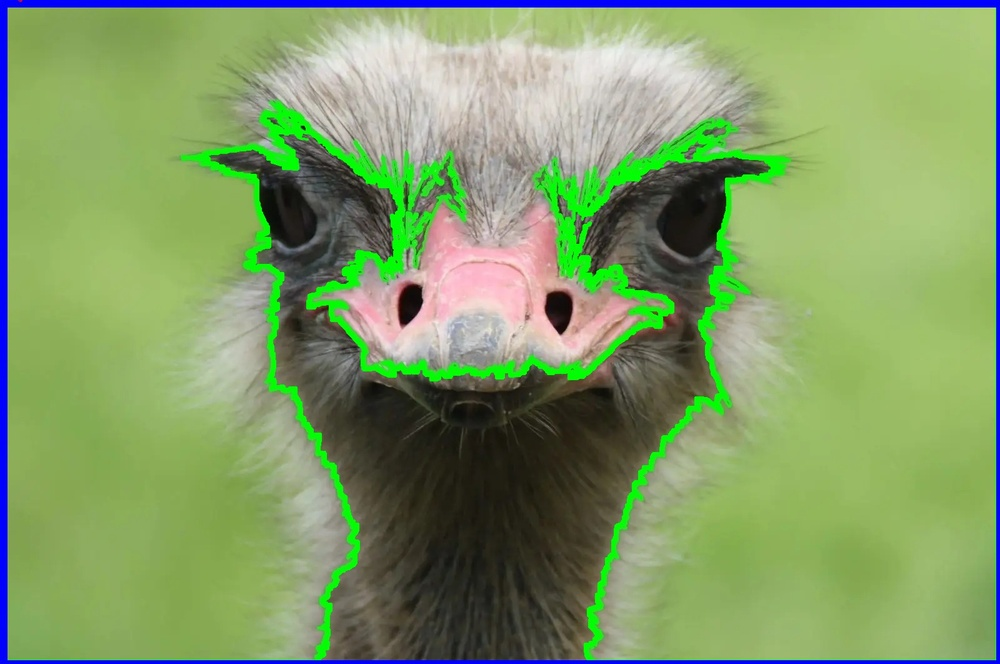
#> input picture avetruz.jpg, 1000 x 664 px, shrunk from 1600 x 1062 before the run
$ python p9-bordes-.py
#> lines starting #> are read from the running program, lines starting #| are printed output that depends on the picture; after the words box and inside, x2 and y2 are one past the last pixel; in counts of white or black regions, pixels touching at a corner belong together
# marco morquecho 1440
import cv2
import os

# 0. Crear la carpeta 'resultados' automáticamente si no existe
os.makedirs("resultados", exist_ok=True)

# =========================================================
# ===================== EJEMPLO 2 =========================
# =========================================================

# 1. Cargar imagen
imagen = cv2.imread("avetruz.jpg")
#> imagen is the input picture: shape (664, 1000, 3); mean B, G, R 102.7, 155.1, 128.8

# 2. Comprobar que la imagen cargó correctamente
if imagen is None:
    print("Error: no se pudo cargar la imagen 'avetruz.jpg'. Revisa que esté en la raíz del proyecto.")
    exit()

# 3. Convertir la imagen a escala de grises
gris = cv2.cvtColor(imagen, cv2.COLOR_BGR2GRAY)
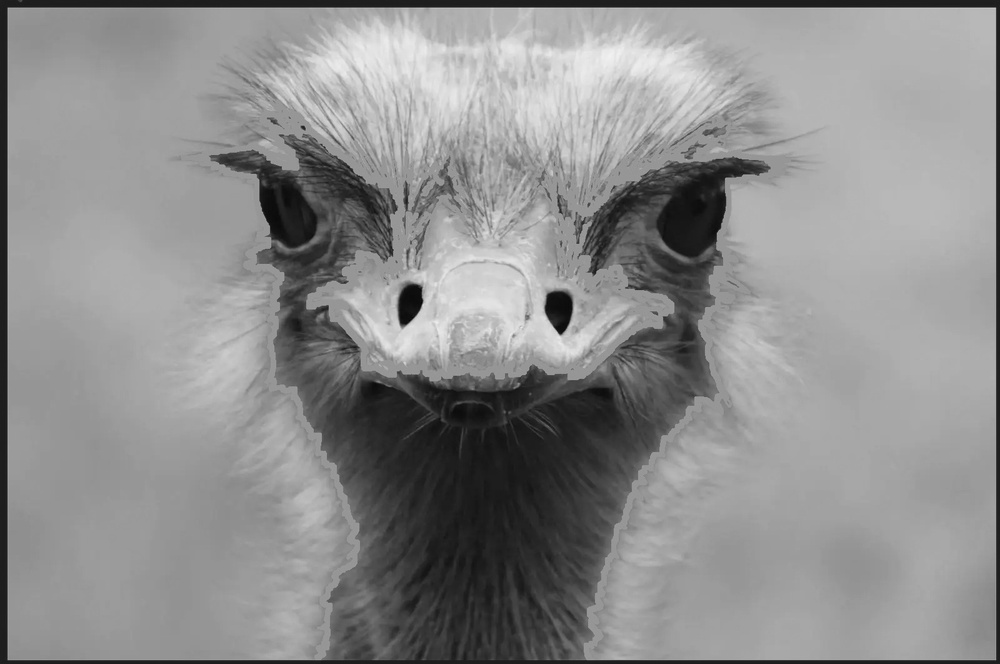
#> gris: shape (664, 1000); min 4, max 242, mean 141.2

# 4. Convertir a imagen binaria mediante umbralización (Threshold)
_, binaria = cv2.threshold(gris, 127, 255, cv2.THRESH_BINARY)
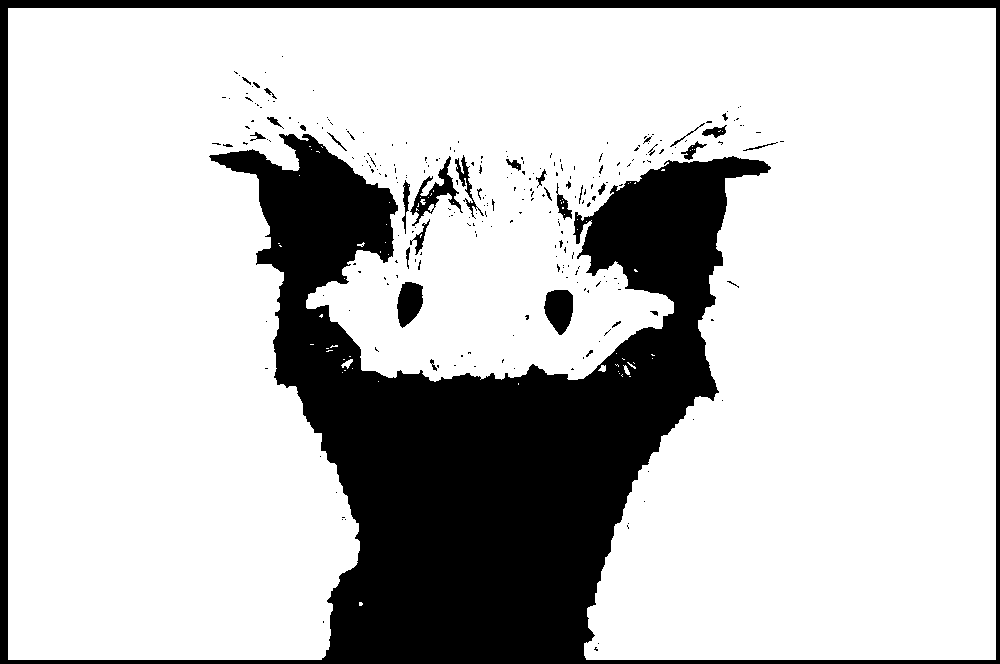
#> binaria: shape (664, 1000); 77% white; 261 black regions (226 under 20 px)

# 5. Detectar contornos usando findContours()
contornos, jerarquia = cv2.findContours(
    binaria,
    cv2.RETR_EXTERNAL,
    cv2.CHAIN_APPROX_SIMPLE
)
#> contornos = 50 contours, 46 with area under 20; largest, box (x1, y1, x2, y2) and area: (8, 8, 996, 660) 514098, (341, 359, 353, 369) 42, (598, 365, 606, 372) 26, (623, 365, 630, 375) 24; jerarquia = 50 rows, first 6: [1, -1, -1, -1], [2, 0, -1, -1], [3, 1, -1, -1], [4, 2, -1, -1], [5, 3, -1, -1], [6, 4, -1, -1]

# 6. Dibujar los contornos encontrados sobre una copia
resultado_ej2 = imagen.copy()
cv2.drawContours(
    resultado_ej2,
    contornos,
    -1,
    (0, 255, 0),  # Color verde en BGR
    2             # Grosor de la línea
)
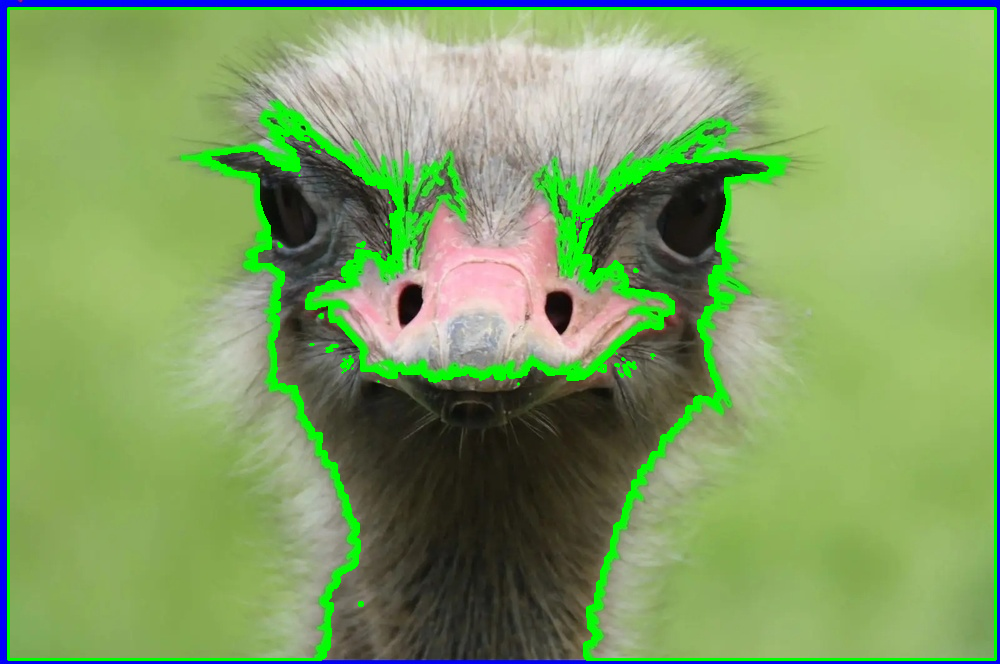
#> resultado_ej2: shape (664, 1000, 3); 2.96% of pixels changed, all inside (x1, y1, x2, y2) = (7, 7, 997, 661)

# 7. Guardar la imagen resultante en la carpeta resultados
cv2.imwrite("resultados/ejemplo2_avetruz.jpg", resultado_ej2)

print("--- EJEMPLO 2 ---")
print("Cantidad de contornos encontrados:", len(contornos))
#| Cantidad de contornos encontrados: 50
print("Resultado guardado en: resultados/ejemplo2_avetruz.jpg")


# =========================================================
# ===================== EJEMPLO 4 =========================
# =========================================================

# Crear copia limpia para el segundo ejercicio
resultado_ej4 = imagen.copy()
cantidad = 0

# Analizar cada contorno encontrado
for contorno in contornos:

    # Calcular el área del contorno
    area = cv2.contourArea(contorno)

    # Ignorar objetos demasiado pequeños (filtrado por ruido)
    if area > 500:
        cantidad += 1

        # Dibujar el contorno en verde
        cv2.drawContours(resultado_ej4, [contorno], -1, (0, 255, 0), 2)

        # Obtener las coordenadas del rectángulo delimitador
        x, y, ancho, alto = cv2.boundingRect(contorno)

        # Dibujar el rectángulo delimitador en azul
        cv2.rectangle(resultado_ej4, (x, y), (x + ancho, y + alto), (255, 0, 0), 2)

        # Escribir el número del objeto en rojo sobre la imagen
        cv2.putText(
            resultado_ej4,
            f"Objeto {cantidad}",
            (x, y - 10),
            cv2.FONT_HERSHEY_SIMPLEX,
            0.6,
            (0, 0, 255),
            2
        )
#> this loop made 50 passes
#> (area, cantidad, x, y, ancho, alto) on pass 50: (514097.5, 1, 8, 8, 988, 652)
#> area on passes 11, 12, 16: 24, 26.5, 41.5
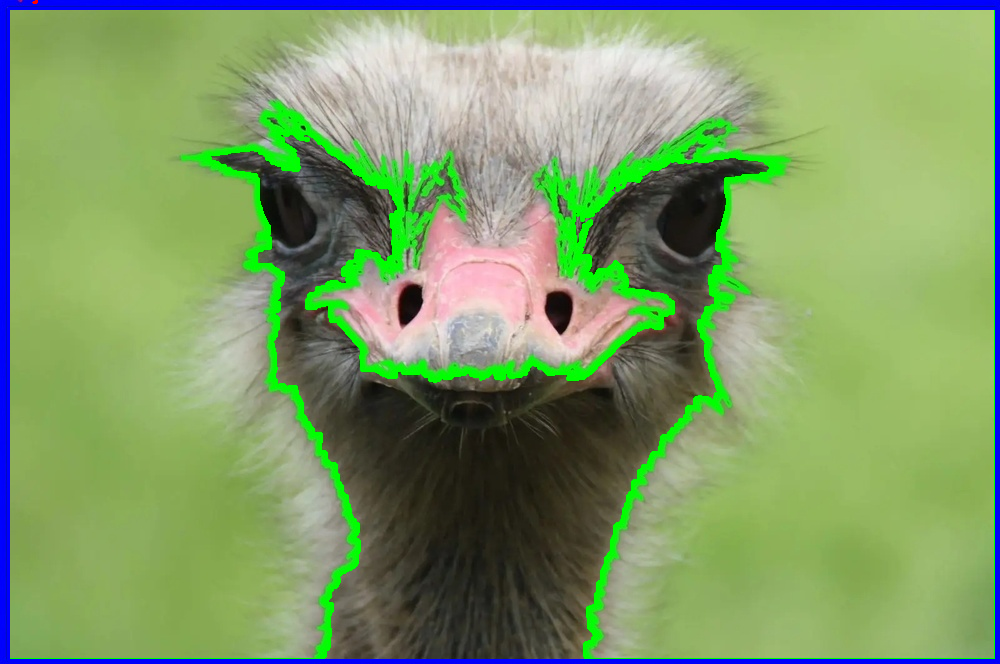
#> resultado_ej4: shape (664, 1000, 3); 3.17% of pixels changed, all inside (x1, y1, x2, y2) = (7, 0, 998, 662)
#> after the loop, cantidad = 1

# Guardar la imagen procesada en la carpeta resultados (NO SOBRESCRIBE la original)
cv2.imwrite("resultados/ejemplo4_avetruz.jpg", resultado_ej4)

print("\n--- EJEMPLO 4 ---")
print("Objetos identificados:", cantidad)
#| Objetos identificados: 1
print("Resultado guardado en: resultados/ejemplo4_avetruz.jpg")


# =========================================================
# ================= MOSTRAR VENTANAS ======================
# =========================================================

cv2.imshow("Imagen original 1440", imagen)
cv2.imshow("Imagen binaria 1440", binaria)
cv2.imshow("Ejemplo 2 - Contornos 1440", resultado_ej2)
cv2.imshow("Ejemplo 4 - Objetos Identificados 1440", resultado_ej4)

# Esperar tecla y cerrar todas las ventanas al final
cv2.waitKey(0)
cv2.destroyAllWindows()

print("\nPrograma realizado por Marco Morquecho NC 1440")
